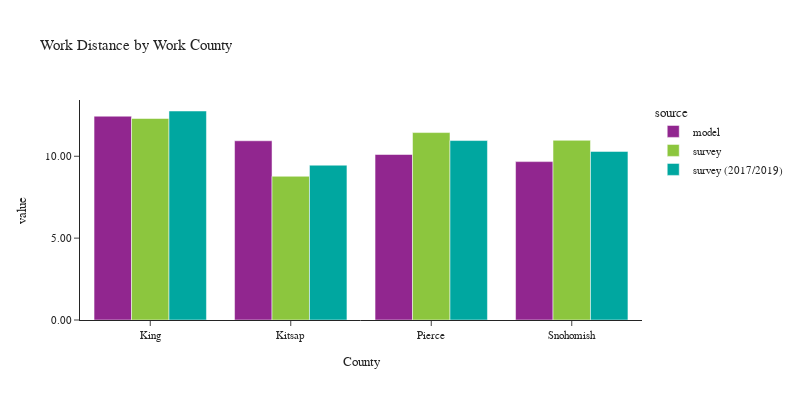

Notebook cell for this chart:
### Code cell
plot_work_location(df_workers, 'CountyName_work', 'Work County', 'County')

### Figure 1 — Plotly figure (JSON) as saved in the notebook; plotly's stock layout.template omitted (floating-point values rounded to 4 significant figures)
{"data": [{"alignmentgroup": "True", "customdata": [[1464985], [101924], [331952], [311049]], "hovertemplate": "source=model<br>CountyName_work=%{x}<br>value=%{y}<br>sample count=%{customdata[0]}<extra></extra>", "legendgroup": "model", "marker": {"color": "#91268F", "pattern": {"shape": ""}}, "name": "model", "offsetgroup": "model", "orientation": "v", "showlegend": true, "textposition": "auto", "type": "bar", "x": ["King", "Kitsap", "Pierce", "Snohomish"], "xaxis": "x", "y": [12.45, 10.95, 10.11, 9.672], "yaxis": "y"}, {"alignmentgroup": "True", "customdata": [[2124], [110], [215], [243]], "hovertemplate": "source=survey<br>CountyName_work=%{x}<br>value=%{y}<br>sample count=%{customdata[0]}<extra></extra>", "legendgroup": "survey", "marker": {"color": "#8CC63E", "pattern": {"shape": ""}}, "name": "survey", "offsetgroup": "survey", "orientation": "v", "showlegend": true, "textposition": "auto", "type": "bar", "x": ["King", "Kitsap", "Pierce", "Snohomish"], "xaxis": "x", "y": [12.31, 8.777, 11.45, 10.97], "yaxis": "y"}, {"alignmentgroup": "True", "customdata": [[4781], [120], [347], [347]], "hovertemplate": "source=survey (2017/2019)<br>CountyName_work=%{x}<br>value=%{y}<br>sample count=%{customdata[0]}<extra></extra>", "legendgroup": "survey (2017/2019)", "marker": {"color": "#00A7A0", "pattern": {"shape": ""}}, "name": "survey (2017/2019)", "offsetgroup": "survey (2017/2019)", "orientation": "v", "showlegend": true, "textposition": "auto", "type": "bar", "x": ["King", "Kitsap", "Pierce", "Snohomish"], "xaxis": "x", "y": [12.76, 9.454, 10.96, 10.3], "yaxis": "y"}], "layout": {"barmode": "group", "font": {"size": 11}, "height": 400, "legend": {"title": {"text": "source"}, "tracegroupgap": 0}, "title": {"text": "Work Distance by Work County"}, "width": 800, "xaxis": {"anchor": "y", "domain": [0, 1], "title": {"text": "County"}}, "yaxis": {"anchor": "x", "domain": [0, 1], "tickformat": ".2f", "title": {"text": "value"}}}}
